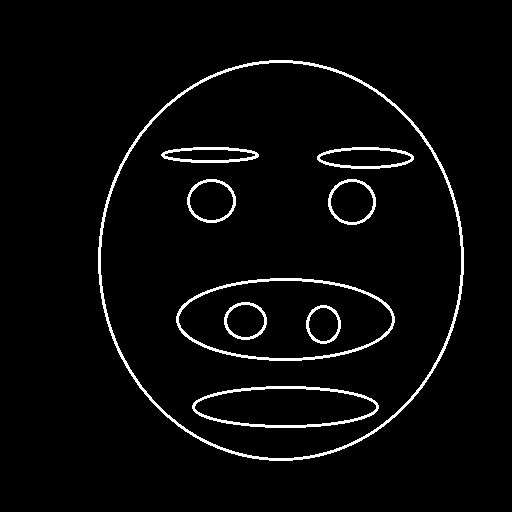
#> input picture flow_chart/pig_input/pig.jpg, 512 x 512 px, found by its file name; its folder holds only this picture in this run
$ python Scan_flood_fill_flowchart0412.py
#> lines starting #> are read from the running program, lines starting #| are printed output that depends on the picture; after the words box and inside, x2 and y2 are one past the last pixel; in counts of white or black regions, pixels touching at a corner belong together
# coding: utf-8
import numpy as np
import cv2
import os

INPUT_PATH = 'F:/fill_boundary/pig_input'
OUTPUT_PATH_FILL = 'F:/fill_boundary/pig_output'
colorThreshold = 20

def del_file(path):
    # delete files
    for i in os.listdir(path):
        path_file = os.path.join(path, i)
        if os.path.isfile(path_file):
            os.remove(path_file)
        else:
            del_file(path_file)

def pad_with(vector, pad_width, iaxis, kwargs):
    pad_value = kwargs.get('padder', 0)
    vector[:pad_width[0]] = pad_value
    vector[-pad_width[1]:] = pad_value
    return vector

def readAndPad(imagePath, backGroundColour):
#> called with imagePath = 'F:/fill_boundary/pig_input/pig.jpg', backGroundColour = 0
    img = cv2.imread(imagePath, 0)
#> img is the input picture: shape (512, 512); min 0, max 255, mean 9
    padImg = np.pad(img,1,pad_with, padder=backGroundColour)
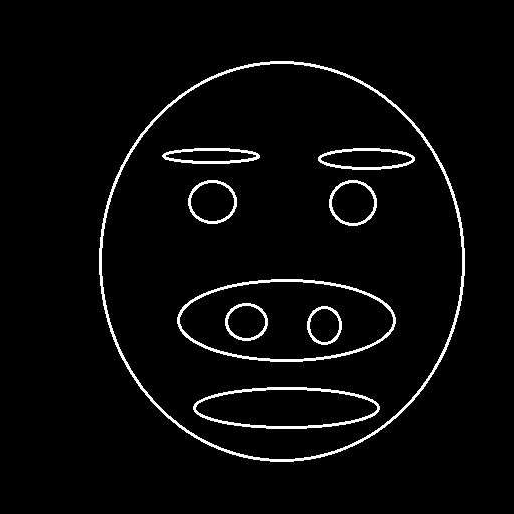
#> padImg: shape (514, 514); min 0, max 255, mean 8.9
    height, width = padImg.shape[:2]
#> height = 514; width = 514
    return padImg, height, width

def cropAndReverse(img, height, width, backGroundColor, labelColor):
    croppedImg = np.delete((np.delete(img, [0, width-1], axis=1)), [0, height-1], axis=0)
    cv2.imwrite(os.path.join(OUTPUT_PATH_FILL, 'pig_after_cropping.png'), croppedImg.astype('uint8'),[int(cv2.IMWRITE_PNG_COMPRESSION), 0])

    for x in range(height-2):
        for y in range(width-2):
            # label is the color that is temporarily used to fill exterior
            if croppedImg[x,y] == labelColor:
                croppedImg[x,y] = backGroundColor
            if croppedImg[x, y] == 128:
                croppedImg[x, y] = 255
    return croppedImg

def cvFloodFill(img, height, width, seedPosition, fillColor):
    mask = np.zeros([height+2, width +2], np.uint8)
    cv2.floodFill(img, mask, seedPosition, newVal = fillColor, loDiff = 20, upDiff = 20, flags = 4)

def holesInHoles(imgPath, savePath, backGroundColor, boundaryColor, labelColor, fillColor):
    padImg, height, width = readAndPad(imgPath, backGroundColor)
#> height = 514; width = 514
    for x in range(height):
        for y in range(width):
            if abs(padImg[x, y] - backGroundColor) < 50:
                padImg[x, y] = backGroundColor
            else:
                padImg[x, y] = boundaryColor
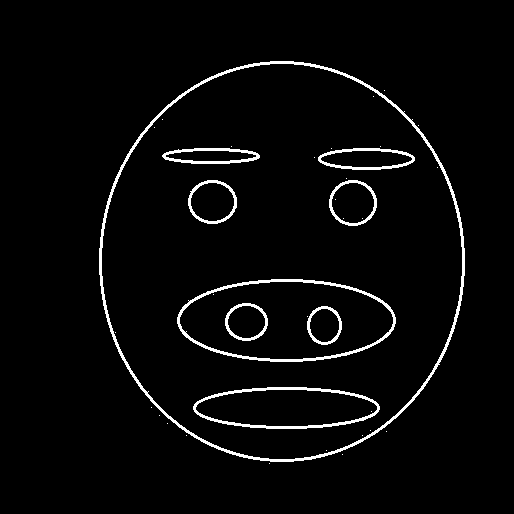
#> padImg: shape (514, 514); 3.4% white; 37 white regions (28 under 20 px), largest, box (x1, y1, x2, y2) and area: (99, 61, 465, 462) 3566, (177, 279, 396, 362) 1485, (193, 387, 380, 429) 1157
    cv2.imwrite(os.path.join(OUTPUT_PATH_FILL, 'pig_before_first_fill.png'), padImg.astype('uint8'), [int(cv2.IMWRITE_PNG_COMPRESSION), 0])
    seedPosition = (0, 0)
    cvFloodFill(padImg, height, width, seedPosition, labelColor)
#> in cvFloodFill, `cv2.floodFill(img, mask, seedPosition, newVal = fillColor, loDiff = 20..`:
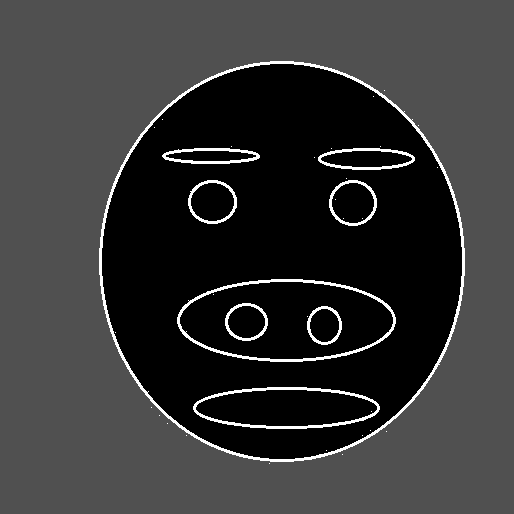
#> img: shape (514, 514); min 0, max 255, mean 53.7
    j= 1
    fname = 'pig_after_' + str(j) + 'main_filling.png'
    cv2.imwrite(os.path.join(savePath, fname), padImg.astype('uint8'),[int(cv2.IMWRITE_PNG_COMPRESSION), 0])
    for x in range(height):
        for y in range(width):
            pixelValue = padImg[x, y]
            if abs(pixelValue - backGroundColor) < colorThreshold:
                seedPosition = (y,x)
                i = 1
                while abs(padImg[x, y-i] - boundaryColor) < colorThreshold:
                    i = i + 1
                if abs(padImg[x, y-i] - labelColor) < colorThreshold:
                    #print(padImg[x, y-i])
                    cvFloodFill(padImg, height, width, seedPosition, fillColor)
                else:
                    #print(padImg[x, y-i])
                    cvFloodFill(padImg, height, width, seedPosition, labelColor)
                j = j + 1
                fname = 'pig_after_' + str(j) + 'main_filling.png'
                cv2.imwrite(os.path.join(savePath, fname), padImg.astype('uint8'), [int(cv2.IMWRITE_PNG_COMPRESSION), 0])
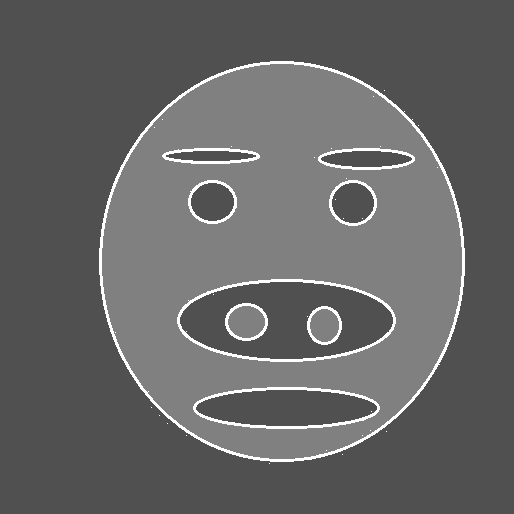
#> padImg: shape (514, 514); min 80, max 255, mean 101.6
#> after the loop, j = 10

    resultImg = cropAndReverse(padImg, height, width, backGroundColor, labelColor)
#> in cropAndReverse, `croppedImg = np.delete((np.delete(img, [0, width-1], axis=1)), [0, hei..`:
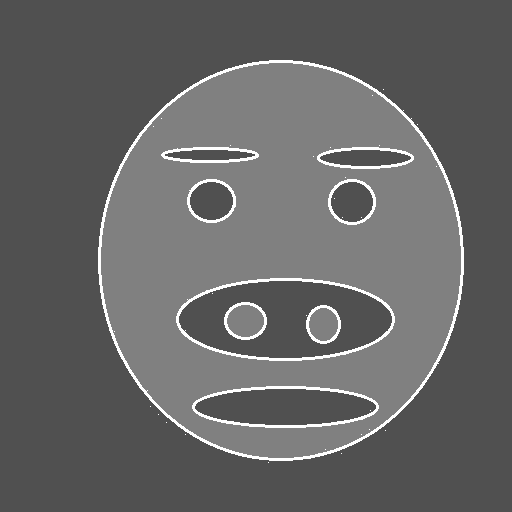
#> croppedImg: shape (512, 512); min 80, max 255, mean 101.8
#> after the loop in cropAndReverse, `for x in range(height-2):`:
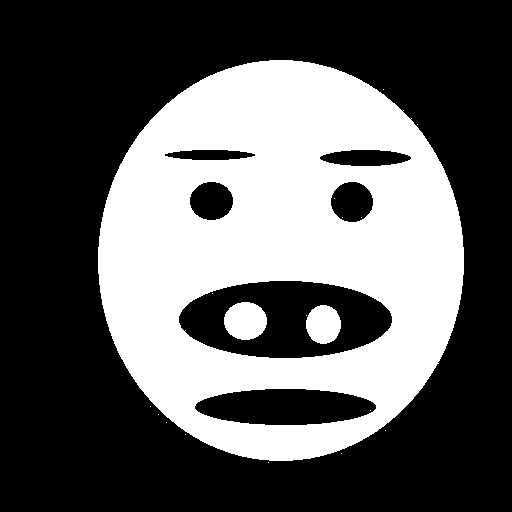
#> croppedImg: shape (512, 512); 36.4% white; 18 white regions (15 under 20 px), largest, box (x1, y1, x2, y2) and area: (98, 60, 464, 461) 92926, (224, 302, 267, 340) 1284, (306, 305, 341, 344) 1069
    cv2.imwrite(os.path.join(savePath, 'pig_final.png'), resultImg.astype('uint8'), [int(cv2.IMWRITE_PNG_COMPRESSION), 0])

def holeFill_main():
    boundaryColor = 255
    fillColor = 128  # for practice
    labelColor = 80
    backGroundColor = 0
    input_path = INPUT_PATH
    output_path_fill = OUTPUT_PATH_FILL
    for root, dirs, files in os.walk(input_path):
        for f in files:
            holesInHoles(os.path.join(input_path, f), output_path_fill, backGroundColor, boundaryColor, labelColor, fillColor)


if __name__ == '__main__':
    holeFill_main()
